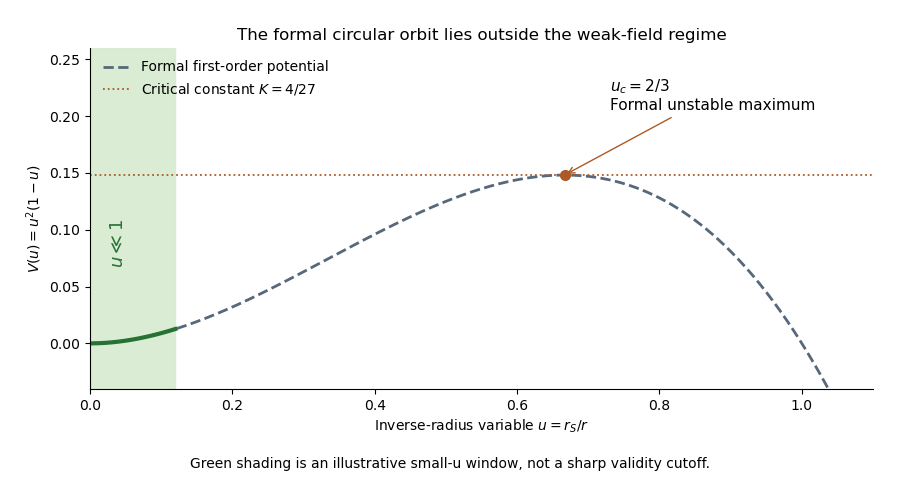

Write Python code to recreate this figure.
"""Original photon-potential sketch; Python 3.14.4, NumPy 2.3.5, Matplotlib 3.10.7.
Write the basename PNG to caller CWD, preserving caller MPLCONFIGDIR.
"""
from pathlib import Path
import numpy as np
import matplotlib.pyplot as plt


def main():
    u = np.linspace(0, 1.10, 800)
    potential = u*u*(1-u)
    critical = 2/3
    fig, ax = plt.subplots(figsize=(9, 4.8), dpi=100, facecolor="white")
    fig.subplots_adjust(bottom=.19, top=.90, left=.10, right=.97)
    ax.axvspan(0, .12, color="#d6ebd0", alpha=.9)
    ax.plot(u, potential, color="#566879", lw=2, ls="--", label="Formal first-order potential")
    low = u <= .12
    ax.plot(u[low], potential[low], color="#287135", lw=3)
    ax.axhline(4/27, color="#ac5a26", lw=1.3, ls=":", label=r"Critical constant $K=4/27$")
    ax.plot(critical, 4/27, "o", color="#ac5a26", ms=7)
    ax.annotate(r"$u_c=2/3$"+"\nFormal unstable maximum", xy=(critical,4/27), xytext=(.73,.205), arrowprops={"arrowstyle":"->", "color":"#ac5a26"}, fontsize=11)
    ax.text(.04, .07, r"$u\ll1$", color="#287135", rotation=90, ha="center", fontsize=13)
    ax.set(xlim=(0,1.1), ylim=(-.04,.26), xlabel=r"Inverse-radius variable $u=r_S/r$", ylabel=r"$V(u)=u^2(1-u)$", title="The formal circular orbit lies outside the weak-field regime")
    ax.legend(loc="upper left", frameon=False, fontsize=10)
    ax.spines[["top","right"]].set_visible(False)
    fig.text(.5, .025, "Green shading is an illustrative small-u window, not a sharp validity cutoff.", ha="center", fontsize=10)
    fig.savefig(Path.cwd()/"paper-60-photon-potential.png", facecolor="white", transparent=False)
    plt.close(fig)

if __name__ == "__main__":
    main()
